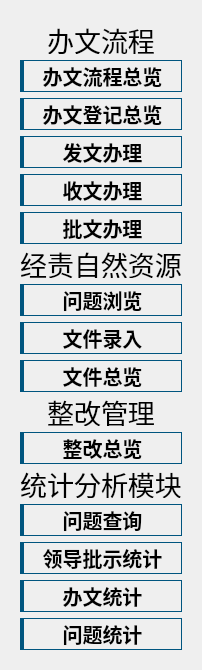
     <widget class="QWidget" name="widget_menu" native="true">
      <property name="font">
       <font>
        <weight>50</weight>
        <bold>false</bold>
       </font>
      </property>
      <property name="focusPolicy">
       <enum>Qt::ClickFocus</enum>
      </property>
      <property name="contextMenuPolicy">
       <enum>Qt::PreventContextMenu</enum>
      </property>
      <property name="autoFillBackground">
       <bool>false</bool>
      </property>
      <property name="styleSheet">
       <string notr="true">QWidget#widget_menu{
	border-image:url(:/resource_dir/background.PNG)
}</string>
      </property>
      <layout class="QVBoxLayout" name="verticalLayout_10" stretch="1,5">
       <item>
        <layout class="QVBoxLayout" name="verticalLayout_2">
         <property name="spacing">
          <number>6</number>
         </property>
         <item>
          <widget class="QWidget" name="headwidget" native="true">
           <property name="styleSheet">
            <string notr="true">image: url(:/resource_dir/logo.png);</string>
           </property>
          </widget>
         </item>
        </layout>
       </item>
       <item>
        <widget class="QWidget" name="widget_2" native="true">
         <property name="styleSheet">
          <string notr="true">QPushButtion{color:black}
QPushButton{
	border: 1px solid #00557f; 
	border-left:4px solid rgb(0, 85, 127);
	font-weight:700;
	font-size:20px;
}
QPushButton:pressed{
    color:white;
    background-color:rgb(14 , 135 , 228);
    padding-left:3px;
    padding-top:3px;
}</string>
         </property>
         <layout class="QVBoxLayout" name="verticalLayout">
          <item>
           <widget class="QLabel" name="label_32">
            <property name="minimumSize">
             <size>
              <width>0</width>
              <height>28</height>
             </size>
            </property>
            <property name="maximumSize">
             <size>
              <width>16777215</width>
              <height>28</height>
             </size>
            </property>
            <property name="font">
             <font>
              <family>华文新魏</family>
              <pointsize>20</pointsize>
             </font>
            </property>
            <property name="layoutDirection">
             <enum>Qt::LeftToRight</enum>
            </property>
            <property name="text">
             <string>办文流程</string>
            </property>
            <property name="alignment">
             <set>Qt::AlignCenter</set>
            </property>
           </widget>
          </item>
          <item>
           <widget class="QPushButton" name="btlczl">
            <property name="focusPolicy">
             <enum>Qt::ClickFocus</enum>
            </property>
            <property name="contextMenuPolicy">
             <enum>Qt::DefaultContextMenu</enum>
            </property>
            <property name="text">
             <string>办文流程总览</string>
            </property>
           </widget>
          </item>
          <item>
           <widget class="QPushButton" name="btswll">
            <property name="focusPolicy">
             <enum>Qt::ClickFocus</enum>
            </property>
            <property name="text">
             <string>办文登记总览</string>
            </property>
           </widget>
          </item>
          <item>
           <widget class="QPushButton" name="btfwbl">
            <property name="focusPolicy">
             <enum>Qt::ClickFocus</enum>
            </property>
            <property name="text">
             <string>发文办理</string>
            </property>
           </widget>
          </item>
          <item>
           <widget class="QPushButton" name="btswbl">
            <property name="focusPolicy">
             <enum>Qt::ClickFocus</enum>
            </property>
            <property name="text">
             <string>收文办理</string>
            </property>
           </widget>
          </item>
          <item>
           <widget class="QPushButton" name="btpwbl">
            <property name="focusPolicy">
             <enum>Qt::ClickFocus</enum>
            </property>
            <property name="text">
             <string>批文办理</string>
            </property>
           </widget>
          </item>
          <item>
           <widget class="QLabel" name="label_33">
            <property name="minimumSize">
             <size>
              <width>0</width>
              <height>28</height>
             </size>
            </property>
            <property name="maximumSize">
             <size>
              <width>16777215</width>
              <height>28</height>
             </size>
            </property>
            <property name="font">
             <font>
              <family>华文新魏</family>
              <pointsize>20</pointsize>
              <weight>50</weight>
              <bold>false</bold>
             </font>
            </property>
            <property name="text">
             <string>经责自然资源</string>
            </property>
            <property name="alignment">
             <set>Qt::AlignCenter</set>
            </property>
           </widget>
          </item>
          <item>
           <widget class="QPushButton" name="btjzwtlr">
            <property name="focusPolicy">
             <enum>Qt::ClickFocus</enum>
            </property>
            <property name="text">
             <string>问题浏览</string>
            </property>
           </widget>
          </item>
          <item>
           <widget class="QPushButton" name="btjzwjlr">
            <property name="text">
             <string>文件录入</string>
            </property>
           </widget>
          </item>
          <item>
           <widget class="QPushButton" name="btjzzl">
            <property name="focusPolicy">
             <enum>Qt::ClickFocus</enum>
            </property>
            <property name="text">
             <string>文件总览</string>
            </property>
           </widget>
          </item>
          <item>
           <widget class="QLabel" name="label_63">
            <property name="minimumSize">
             <size>
              <width>0</width>
              <height>28</height>
             </size>
            </property>
            <property name="maximumSize">
             <size>
              <width>16777215</width>
              <height>28</height>
             </size>
            </property>
            <property name="font">
             <font>
              <family>华文新魏</family>
              <pointsize>20</pointsize>
             </font>
            </property>
            <property name="text">
             <string>整改管理</string>
            </property>
            <property name="alignment">
             <set>Qt::AlignCenter</set>
            </property>
           </widget>
          </item>
          <item>
           <widget class="QPushButton" name="btzgzl">
            <property name="focusPolicy">
             <enum>Qt::ClickFocus</enum>
            </property>
            <property name="text">
             <string>整改总览</string>
            </property>
           </widget>
          </item>
          <item>
           <widget class="QLabel" name="label_64">
            <property name="minimumSize">
             <size>
              <width>0</width>
              <height>28</height>
             </size>
            </property>
            <property name="maximumSize">
             <size>
              <width>16777215</width>
              <height>28</height>
             </size>
            </property>
            <property name="font">
             <font>
              <family>华文新魏</family>
              <pointsize>20</pointsize>
             </font>
            </property>
            <property name="text">
             <string>统计分析模块</string>
            </property>
            <property name="alignment">
             <set>Qt::AlignCenter</set>
            </property>
           </widget>
          </item>
          <item>
           <widget class="QPushButton" name="btcx">
            <property name="focusPolicy">
             <enum>Qt::ClickFocus</enum>
            </property>
            <property name="text">
             <string>问题查询</string>
            </property>
           </widget>
          </item>
          <item>
           <widget class="QPushButton" name="btpstj">
            <property name="focusPolicy">
             <enum>Qt::ClickFocus</enum>
            </property>
            <property name="text">
             <string>领导批示统计</string>
            </property>
           </widget>
          </item>
          <item>
           <widget class="QPushButton" name="btbwtj">
            <property name="focusPolicy">
             <enum>Qt::ClickFocus</enum>
            </property>
            <property name="text">
             <string>办文统计</string>
            </property>
           </widget>
          </item>
          <item>
           <widget class="QPushButton" name="btwttj">
            <property name="focusPolicy">
             <enum>Qt::ClickFocus</enum>
            </property>
            <property name="text">
             <string>问题统计</string>
            </property>
           </widget>
          </item>
         </layout>
        </widget>
       </item>
      </layout>
     </widget>
